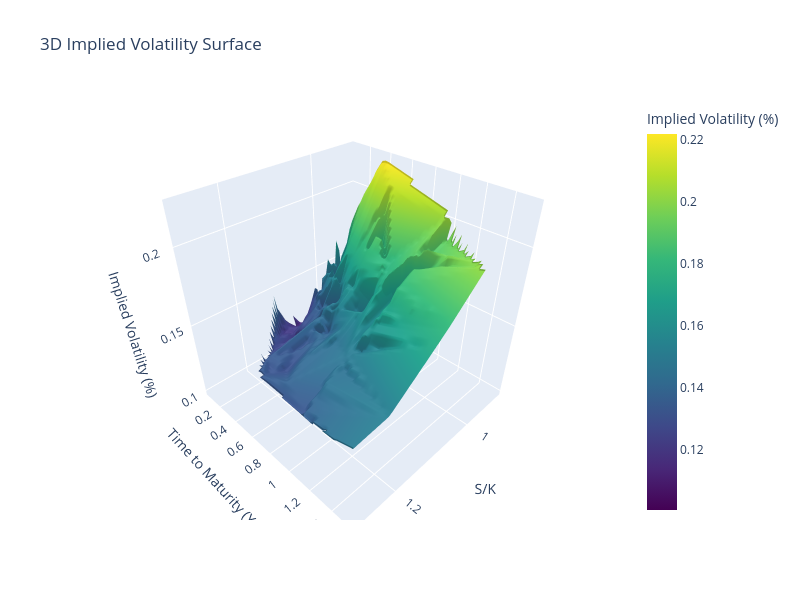

Notebook code for this chart:
### Code cell
# Assuming df is your DataFrame with columns: moneyness, maturity, iv

# Create grids
moneyness_grid = np.linspace(df["moneyness"].min(), df["moneyness"].max(), 50)
maturity_grid = np.linspace(df["maturity"].min(), df["maturity"].max(), 50)
moneyness_mesh, maturity_mesh = np.meshgrid(moneyness_grid, maturity_grid)

# Interpolate for implied_vols
vol_grid = scipy.interpolate.griddata(
    (df["moneyness"], df["maturity"]),
    df["iv"],
    (moneyness_mesh, maturity_mesh),
    method="linear"
)

# Create the 3D plot
fig = go.Figure(data=[
    go.Surface(
        z=vol_grid,
        x=moneyness_mesh,
        y=maturity_mesh,
        colorscale="Viridis",
        colorbar=dict(title="Implied Volatility (%)")
    )
])

# Update layout
fig.update_layout(
    title="3D Implied Volatility Surface",
    scene=dict(
        xaxis_title="S/K",
        yaxis_title="Time to Maturity (Years)",
        zaxis_title="Implied Volatility (%)"
    ),
    width=800,
    height=600
)

# Display in notebook (optional)
fig.show()

### Figure 1 — Plotly figure (JSON) as saved in the notebook; plotly's stock layout.template omitted (floating-point values rounded to 4 significant figures; data arrays with more than 128 entries replaced by an {"elided": "..."} marker saying what was removed)
{"data": [{"colorbar": {"title": {"text": "Implied Volatility (%)"}}, "colorscale": [[0, "#440154"], [0.1111, "#482878"], [0.2222, "#3e4989"], [0.3333, "#31688e"], [0.4444, "#26828e"], [0.5556, "#1f9e89"], [0.6667, "#35b779"], [0.7778, "#6ece58"], [0.8889, "#b5de2b"], [1, "#fde725"]], "type": "surface", "x": {"elided": "50x50 float values"}, "y": {"elided": "50x50 float values"}, "z": {"elided": "50x50 float values"}}], "layout": {"height": 600, "scene": {"xaxis": {"title": {"text": "S/K"}}, "yaxis": {"title": {"text": "Time to Maturity (Years)"}}, "zaxis": {"title": {"text": "Implied Volatility (%)"}}}, "title": {"text": "3D Implied Volatility Surface"}, "width": 800}}
